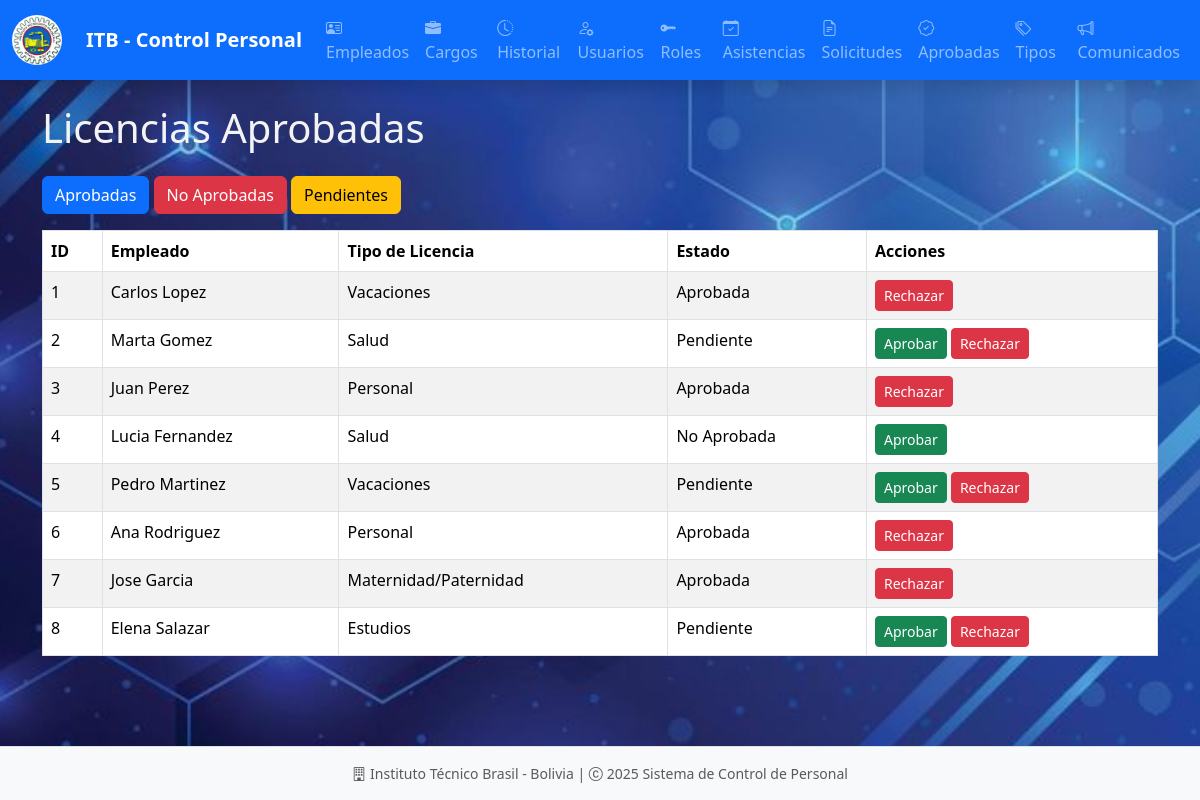
The page /licencias_aprobadas/ on the database as committed earlier.
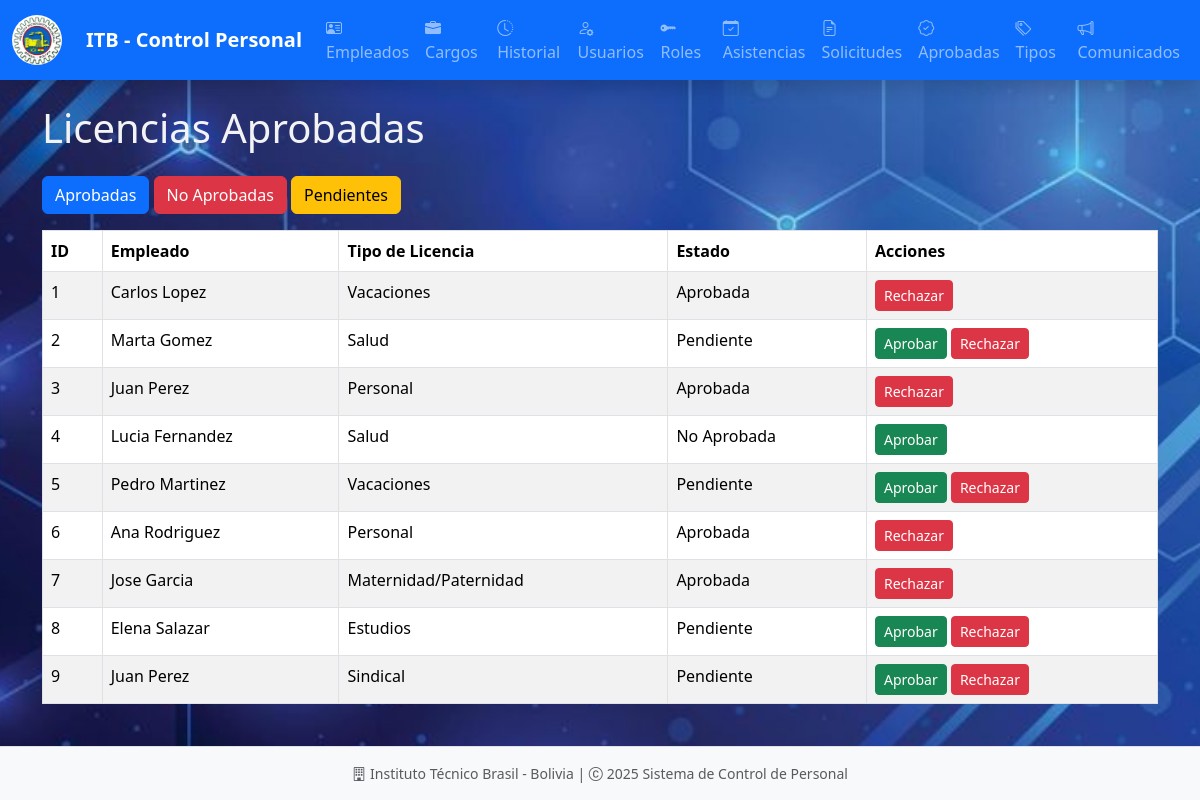
The same page on the database as committed later.
### models/licencia_aprobada_model.py (models this page shows, shortened)
class LicenciaAprobada(db.Model):
    __tablename__ = "licencias_aprobadas"
    id = db.Column(db.Integer, primary_key=True)
    empleado_id = db.Column(db.Integer, db.ForeignKey('empleados.id'), nullable=False)
    solicitud_licencia_id = db.Column(db.Integer, db.ForeignKey('solicitudes_licencia.id'))
    estado = db.Column(db.String(20), nullable=True)
    empleado = db.relationship('Empleado', back_populates='licencias_aprobadas')
    solicitud_licencia = db.relationship('SolicitudLicencia', back_populates='licencia_aprobada')
    @staticmethod
    def get_all():
        return LicenciaAprobada.query.options(
            joinedload(LicenciaAprobada.empleado),
            joinedload(LicenciaAprobada.solicitud_licencia)
        ).all()

### models/empleado_model.py (models this page shows, shortened)
class Empleado(db.Model):
    __tablename__ = "empleados"
    id = db.Column(db.Integer, primary_key=True)
    nombre = db.Column(db.String(255), nullable=False)
    apellido = db.Column(db.String(255), nullable=False)
    ci = db.Column(db.String(20), nullable=False, unique=True)
    email = db.Column(db.String(255), nullable=False, unique=True)
    telefono = db.Column(db.String(20), nullable=False)
    fecha = db.Column(db.DateTime, nullable=False, default=datetime.utcnow)
    cargo_id = db.Column(db.Integer, db.ForeignKey('cargos.id'), nullable=False)
    cargo = db.relationship('Cargo', back_populates='empleados')
    usuarios = db.relationship('Usuario', back_populates='empleado', uselist=False)
    asistencias = db.relationship('Asistencia', back_populates='empleado', cascade='all, delete-orphan')
    historial_laboral = db.relationship('Historial', back_populates='empleado', cascade='all, delete-orphan')
    licencias_aprobadas = db.relationship('LicenciaAprobada', back_populates='empleado', cascade='all, delete-orphan')
    solicitudes_licencia = db.relationship('SolicitudLicencia', back_populates='empleado', cascade='all, delete-orphan')
    def delete(self):
        db.session.delete(self)
        db.session.commit()

### models/tipo_licencia_model.py (models this page shows, shortened)
class TipoLicencia(db.Model):
    __tablename__ = 'tipos_licencia'
    id = db.Column(db.Integer, primary_key=True)
    nombre = db.Column(db.String(100), nullable=False)
    descripcion = db.Column(db.String(200))
    solicitudes = db.relationship('SolicitudLicencia', back_populates='tipo_licencia', cascade='all, delete-orphan')
    def delete(self):
        db.session.delete(self)
        db.session.commit()

### controllers/licencia_aprobada_controller.py (the view)
@licencia_aprobada_bp.route('/')
def index():
    licencias = LicenciaAprobada.get_all()
    return licencia_aprobada_view.list(licencias)

### run.py (called while the page is built)
@app.context_processor
def inject_active_path():
    def is_active(path):
        return 'active' if request.path == path else ''
    return(dict(is_active = is_active))

### views/licencia_aprobada_view.py (called while the page is built)
def list(licencias):
    return render_template('admin/licencias_aprobadas/index.html', licencias=licencias)

### templates/admin/licencias_aprobadas/index.html (shortened to what this page needs)
{% extends 'admin/base.html' %}
{% block content %}
<h1 class="mb-4">Licencias Aprobadas</h1>
<div class="mb-3">
    <a href="{{ url_for('licencia_aprobada.index_por_estado', estado='Aprobada') }}" class="btn btn-primary">Aprobadas</a>
    <a href="{{ url_for('licencia_aprobada.index_por_estado', estado='No Aprobada') }}" class="btn btn-danger">No Aprobadas</a>
    <a href="{{ url_for('licencia_aprobada.index_por_estado', estado='Pendiente') }}" class="btn btn-warning">Pendientes</a>
</div>
<table class="table table-striped table-bordered table-hover">
    <thead class="thead-dark">
        <tr>
            <th>ID</th>
            <th>Empleado</th>
            <th>Tipo de Licencia</th>
            <th>Estado</th>
            <th>Acciones</th>
        </tr>
    </thead>
    <tbody>
        {% for licencia in licencias %}
        <tr>
            <td>{{ licencia.id }}</td>
            <td>{{ licencia.empleado.nombre }} {{ licencia.empleado.apellido }}</td>
            <td>{{ licencia.solicitud_licencia.tipo_licencia.nombre if licencia.solicitud_licencia else 'N/A' }}</td>
            <td>{{ licencia.estado }}</td>
            <td>
                {% if licencia.estado != 'Aprobada' %}
                <a href="{{ url_for('licencia_aprobada.cambiar_estado', id=licencia.id, nuevo_estado='Aprobada') }}"
                   class="btn btn-success btn-sm">Aprobar</a>
                {% endif %}
                {% if licencia.estado != 'No Aprobada' %}
                <a href="{{ url_for('licencia_aprobada.cambiar_estado', id=licencia.id, nuevo_estado='No Aprobada') }}"
                   class="btn btn-danger btn-sm">Rechazar</a>
                {% endif %}
            </td>
        </tr>
        {% endfor %}
    </tbody>
</table>
{% endblock %}

Rows that differ between the two databases and show on the page:
added LicenciaAprobada: id "9", empleado.nombre "Juan", empleado.apellido "Perez", solicitud_licencia.tipo_licencia "Sindical", estado "Pendiente"
